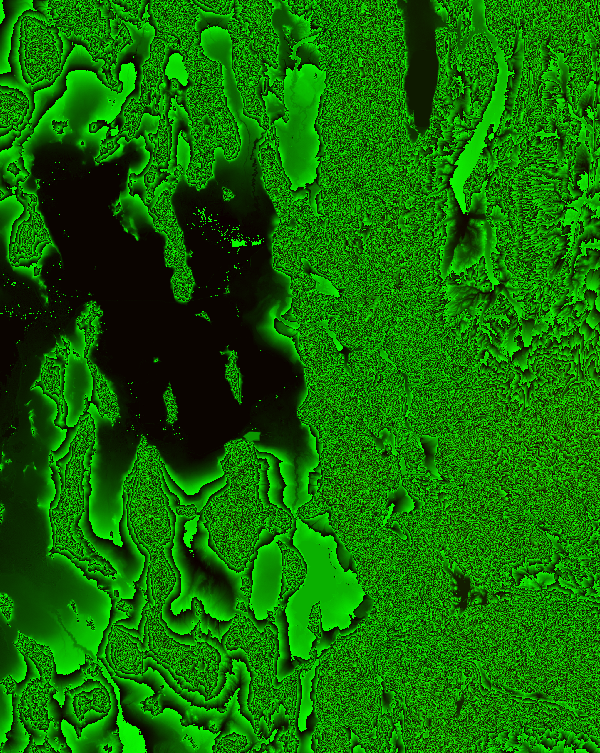
#> input picture data/region-ut.png, 600 x 753 px
$ python watercolor.py ../data/region-ut.png ../data/region.png
#> lines starting #> are read from the running program, lines starting #| are printed output that depends on the picture; after the words box and inside, x2 and y2 are one past the last pixel; in counts of white or black regions, pixels touching at a corner belong together
"""Turn a resort render into the quiet watercolour on its lift ticket (assets/wc/<id>.jpg): flatten into
washes, pull the palette toward soft greys and blue-greens, let edges wobble and bleed, pool pigment at the
rims, add paper grain and a ragged white margin. Renders come from tools/capture_vista.mjs. Needs numpy.

usage: python tools/watercolor.py vista.png assets/wc/<id>.jpg [x0 y0 x1 y1]   (we crop 120 150 830 620)
"""
import sys
import numpy as np
from PIL import Image, ImageFilter

src, out = sys.argv[1], sys.argv[2]
im = Image.open(src).convert("RGB")
#> im is the input picture: PIL image 600x753 RGB; mean R, G, B 14.1, 109.8, 0
if len(sys.argv) > 6: im = im.crop(tuple(int(v) for v in sys.argv[3:7]))
W = 700; im = im.resize((W, round(im.height * W / im.width)), Image.LANCZOS)
a = np.asarray(im).astype(np.float32) / 255
H, W = a.shape[:2]
#> H = 878; W = 700
rng = np.random.default_rng(3)

def box(x, r):  # mean over a (2r+1)^2 box, via cumulative sums
#> called with r = 2
    p = np.pad(x, ((r + 1, r), (r + 1, r)) + ((0, 0),) * (x.ndim - 2), mode="edge")
    c = p.cumsum(0).cumsum(1)
    return (c[2 * r + 1:, 2 * r + 1:] - c[:-2 * r - 1, 2 * r + 1:] - c[2 * r + 1:, :-2 * r - 1] + c[:-2 * r - 1, :-2 * r - 1]) / (2 * r + 1) ** 2

def kuwahara(x, r):
    L = x @ [0.3, 0.59, 0.11]
    m, m2, mc = box(L, r), box(L * L, r), box(x, r)
    v = m2 - m * m
    best = np.full(L.shape, np.inf); outc = np.zeros_like(x)
    for dy in (-r, r):
        for dx in (-r, r):
            vs = np.roll(np.roll(v, dy, 0), dx, 1); cs = np.roll(np.roll(mc, dy, 0), dx, 1)
            take = vs < best; best = np.where(take, vs, best); outc[take] = cs[take]
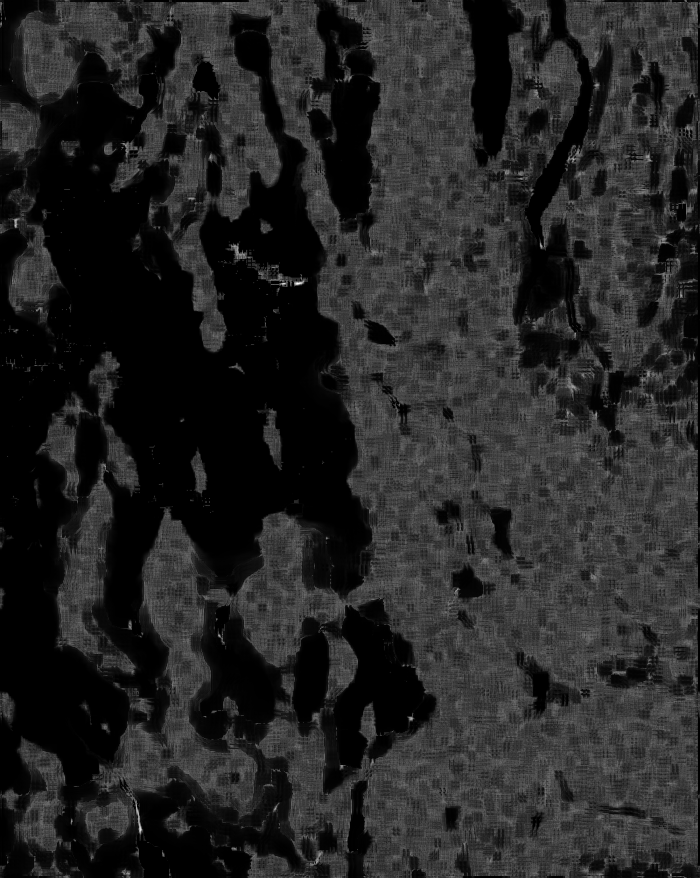
#> best: shape (878, 700) float64; min -7.72e-13, max 0.0664, mean 0.00964; drawn with min black and max white
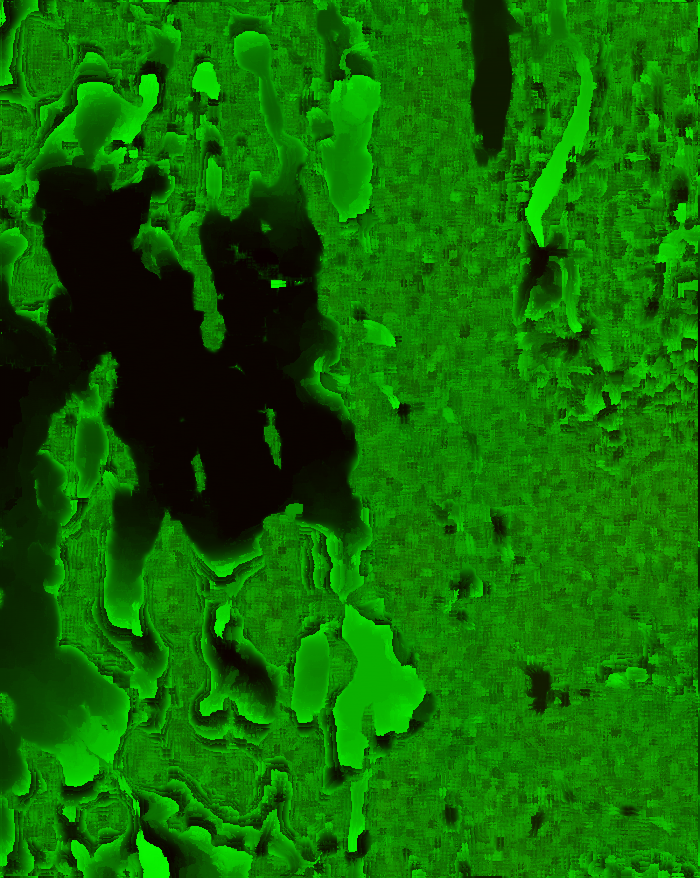
#> outc: shape (878, 700, 3) float32; mean R, G, B 0.0552, 0.42, 0
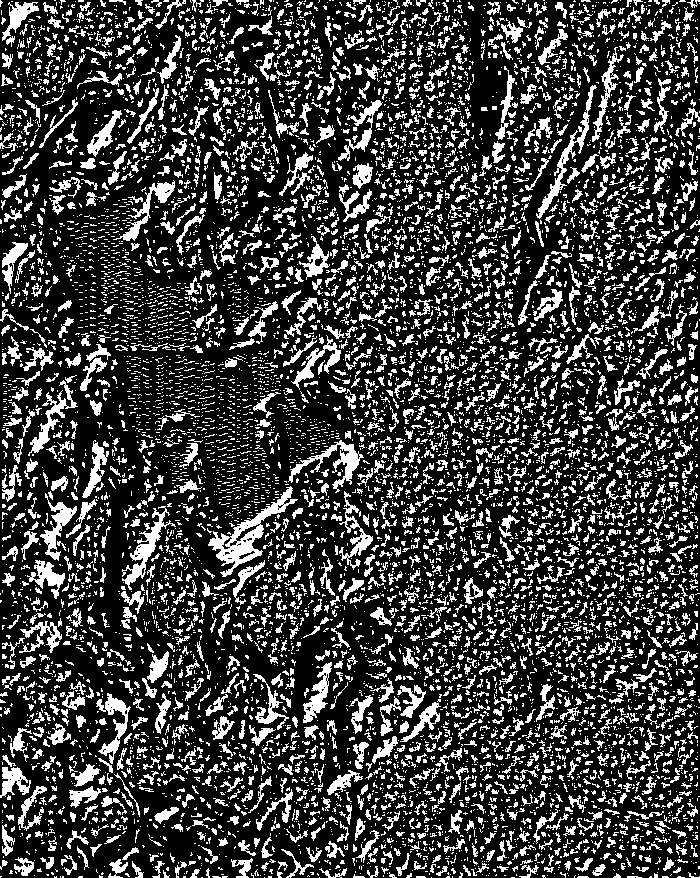
#> take: shape (878, 700) bool; 24.4% white; 9265 white regions (7267 under 20 px), largest, box (x1, y1, x2, y2) and area: (208, 486, 298, 577) 1803, (122, 506, 176, 590) 981, (288, 440, 364, 493) 980
    return outc

def noise(scale, seed):  # smooth value noise in 0..1
    g = np.random.default_rng(seed).random((H // scale + 2, W // scale + 2)).astype(np.float32)
    return np.asarray(Image.fromarray((g * 255).astype(np.uint8)).resize((W, H), Image.BICUBIC)).astype(np.float32) / 255

x = kuwahara(a, 2)
x = np.asarray(Image.fromarray((x * 255).astype(np.uint8)).filter(ImageFilter.MedianFilter(5))).astype(np.float32) / 255
#> x: shape (878, 700, 3) float32
# Palette: soften the sky's blue, cool the shadows, keep the snow bright and the woods blue-green.
L = x @ [0.3, 0.59, 0.11]
grey = np.stack([L] * 3, -1)
x = grey + (x - grey) * 0.6  # quieter colour
# More contrast in the mid tones so the ridges read, as a painter would push them.
x = np.clip(0.5 + (x - 0.5) * 1.25, 0, 1)
x = x * [0.98, 1.0, 1.01]
# The woods: the darks lean blue-green, the way spruce is painted under snow.
dk = np.clip((0.62 - (x @ [0.3, 0.59, 0.11])) / 0.4, 0, 1)[..., None]
x = x * (1 - 0.45 * dk) + np.array([0.33, 0.44, 0.42]) * 0.45 * dk
x = np.clip((x - 0.06) / 0.92, 0, 1) ** 0.92  # lift
# Edges wobble and bleed: displace by low-frequency noise, then mix in a soft blur.
nx, ny = noise(40, 1) - 0.5, noise(40, 2) - 0.5
yy, xx = np.mgrid[0:H, 0:W]
sx = np.clip((xx + nx * 9).astype(int), 0, W - 1); sy = np.clip((yy + ny * 9).astype(int), 0, H - 1)
x = x[sy, sx]
soft = np.asarray(Image.fromarray((x * 255).astype(np.uint8)).filter(ImageFilter.GaussianBlur(2.2))).astype(np.float32) / 255
x = x * 0.7 + soft * 0.3
# Pigment pools at the rim of each wash: darken where tone changes.
L = x @ [0.3, 0.59, 0.11]
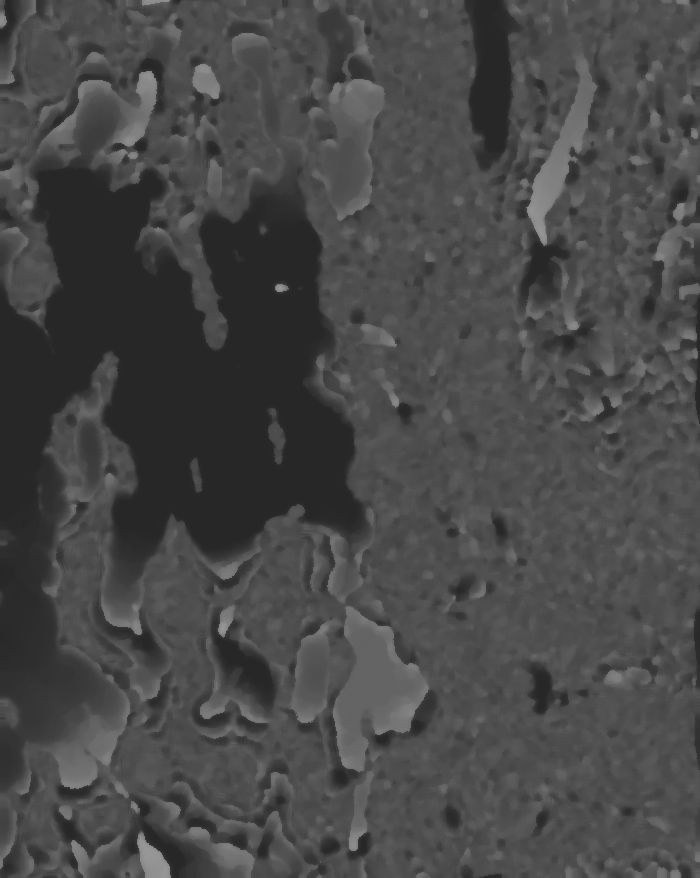
#> L: shape (878, 700) float64; min 0.155, max 0.596, mean 0.285
gx = np.abs(np.roll(L, -1, 1) - np.roll(L, 1, 1)); gy = np.abs(np.roll(L, -1, 0) - np.roll(L, 1, 0))
e = np.clip((gx + gy) * 4, 0, 1)
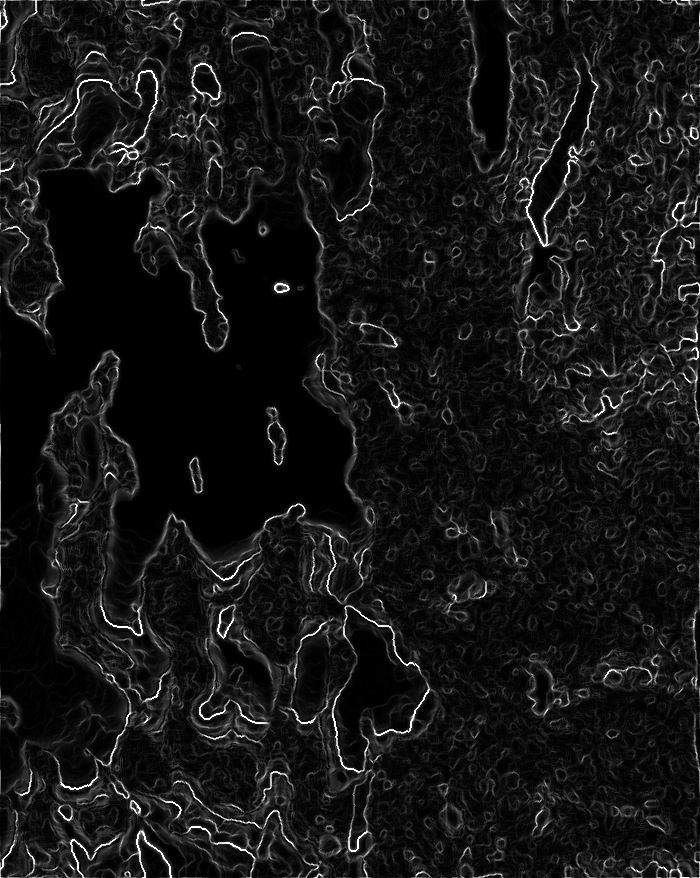
#> e: shape (878, 700) float64; min 0, max 1, mean 0.0865
e = np.asarray(Image.fromarray((e * 255).astype(np.uint8)).filter(ImageFilter.GaussianBlur(1.1))).astype(np.float32) / 255
x = x * (1 - 0.22 * e[..., None])
# Granulation (pigment settles in the paper's tooth, more in the darks) and the paper itself.
gran = rng.random((H, W)).astype(np.float32)
gran = np.asarray(Image.fromarray((gran * 255).astype(np.uint8)).filter(ImageFilter.GaussianBlur(0.7))).astype(np.float32) / 255
dark = 1 - (x @ [0.3, 0.59, 0.11])
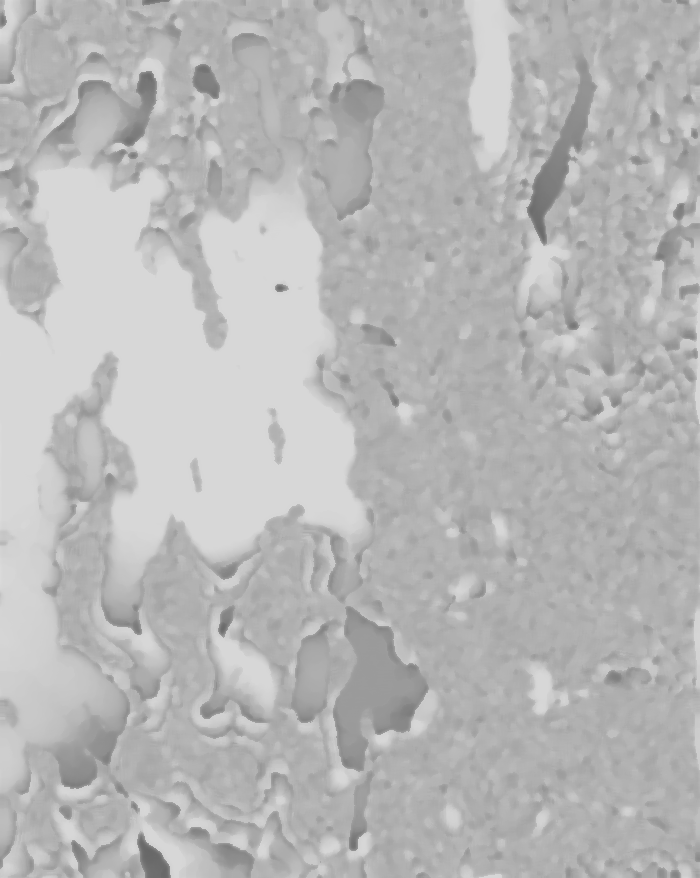
#> dark: shape (878, 700) float64; min 0.407, max 0.861, mean 0.721
x = x * (1 - (gran[..., None] - 0.5) * 0.16 * (0.4 + dark[..., None]))
blot = noise(90, 5)
x = x * (0.96 + 0.06 * blot[..., None])
paper = np.array([0.985, 0.975, 0.955])
x = x * paper
# A ragged white margin, as if painted to the edge of a taped-off sheet.
m = noise(14, 7) * 0.6 + noise(5, 8) * 0.4
d = np.minimum.reduce([xx, W - 1 - xx, yy, H - 1 - yy]).astype(np.float32)
keep = np.clip((d - 6 - m * 22) / 6, 0, 1)
x = x * keep[..., None] + paper * (1 - keep[..., None])
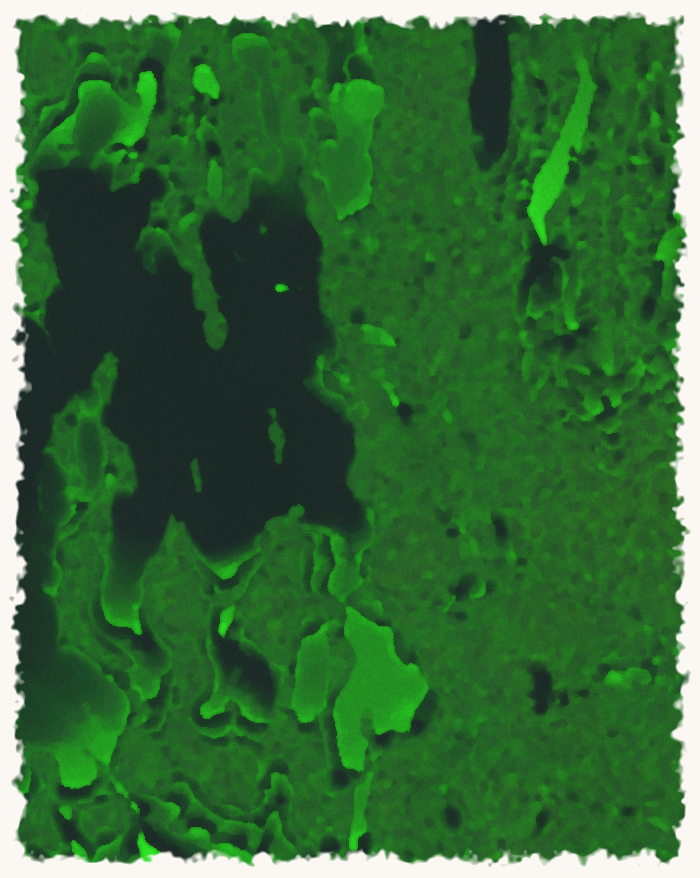
#> x: shape (878, 700, 3) float64; mean of channels 0, 1, 2 0.221, 0.424, 0.23; drawn as R, G, B
Image.fromarray((np.clip(x, 0, 1) * 255).astype(np.uint8)).save(out, quality=92)
print(out, W, H)
#| ../data/region.png 700 878
